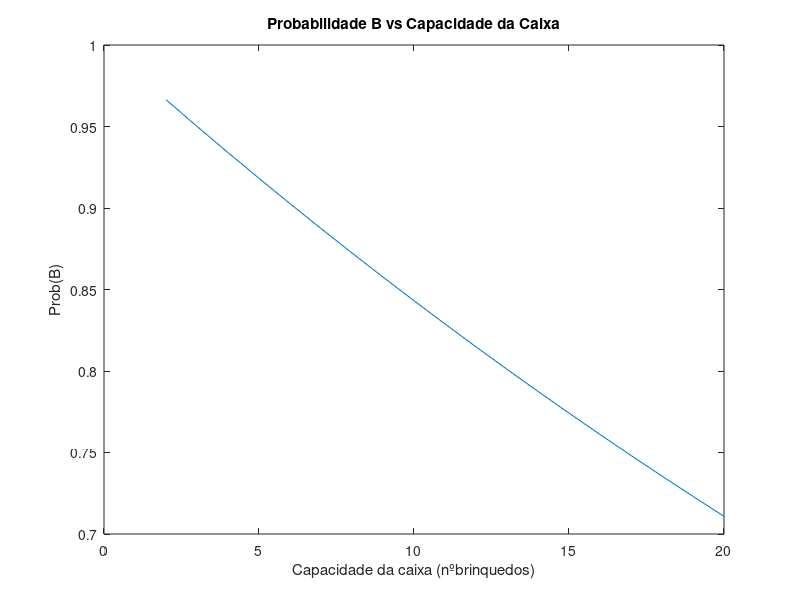

Here is the MATLAB script that generated this plot:
%% Clear
clear;
close all;
clc;
%%
p1 = 0.002;
p2 = 0.005;
pa = 0.01;
p = p1 + p2 + pa - (p1*p2) - (p1*pa) - (p2*pa) - (p1*p2*pa);
N = 10e5;
n = 8;

% a) Sim, é consistente.
brinquedos_com_defeito = rand(n,N) < p;
sum_brinquedos_com_defeito = sum(brinquedos_com_defeito);
caixa_sem_defeito = sum(sum_brinquedos_com_defeito == 0);
probB = caixa_sem_defeito/N;


% b) Concluio que é praticamente igual.
probB_teorico = nchoosek(n, 0)*p^0*(1-p)^n;

% c) A Prob(B) diminui praticamente linearmente à medida que o n aumenta.
% O que faz sentido já que se n aumenta, 
% a componente de (1-p) diminui (1-p) < 1.

n_vetor = 2:1:20;
n_valores = length(n_vetor);
probB_vetor = zeros(1, n_valores);
for n1=1:n_valores
    probB_vetor(n1)= nchoosek(n_vetor(n1), 0)*p^0*(1-p)^n_vetor(n1);
end
figure(1)
plot(n_vetor, probB_vetor);
xlabel("Capacidade da caixa (nºbrinquedos)")
ylabel("Prob(B)")
title("Probabilidade B vs Capacidade da Caixa")

% d)
capacidade_caixas_pelo_menos_noventa = zeros(1, n_valores);
for caixa=1:n_valores
    if (probB_vetor(caixa) >= 0.9)
        capacidade_caixas_pelo_menos_noventa(caixa) = n_vetor(caixa);
    end
end

capacidade_maxima = max(capacidade_caixas_pelo_menos_noventa);
